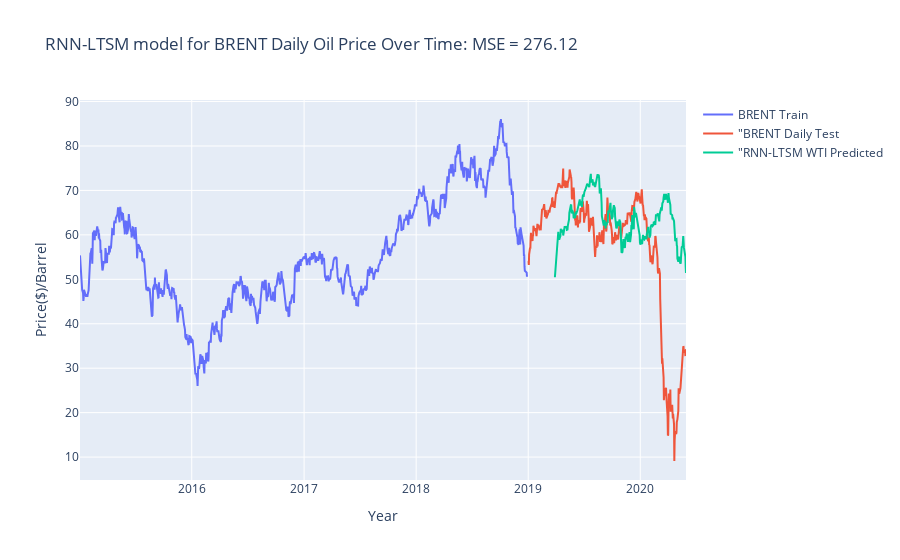

Notebook source saved alongside this figure:
### Code cell
#Visualising the predictions and original data using Plotly
fig = go.Figure()
fig.add_trace(go.Scatter(x=BRENT_train_2.index,
        y=BRENT_train_2["BRENT_train"], mode='lines',
        name='BRENT Train'))
fig.add_trace(go.Scatter(x=BRENT_test.index,
        y=BRENT_test["BRENT_test"],mode='lines',
        name='"BRENT Daily Test'))
fig.add_trace(go.Scatter(x=BRENT_predictions.index,
        y=BRENT_predictions['BRENT_pred'],mode='lines',
        name='"RNN-LTSM WTI Predicted'))
fig.update_layout(
    title= "RNN-LTSM model for BRENT Daily Oil Price Over Time: MSE = 276.12",
    xaxis_title="Year",
    yaxis_title="Price($)/Barrel")
fig.show()

### Figure 1 — Plotly figure (JSON) as saved in the notebook; plotly's stock layout.template omitted (floating-point values rounded to 4 significant figures; data arrays with more than 128 entries replaced by an {"elided": "..."} marker saying what was removed)
{"data": [{"mode": "lines", "name": "BRENT Train", "type": "scatter", "x": {"elided": "996 str values"}, "y": {"elided": "996 float values"}}, {"mode": "lines", "name": "\"BRENT Daily Test", "type": "scatter", "x": {"elided": "351 str values"}, "y": {"elided": "351 float values"}}, {"mode": "lines", "name": "\"RNN-LTSM WTI Predicted", "type": "scatter", "x": {"elided": "291 str values"}, "y": {"elided": "291 float values"}}], "layout": {"title": {"text": "RNN-LTSM model for BRENT Daily Oil Price Over Time: MSE = 276.12"}, "xaxis": {"title": {"text": "Year"}}, "yaxis": {"title": {"text": "Price($)/Barrel"}}}}
